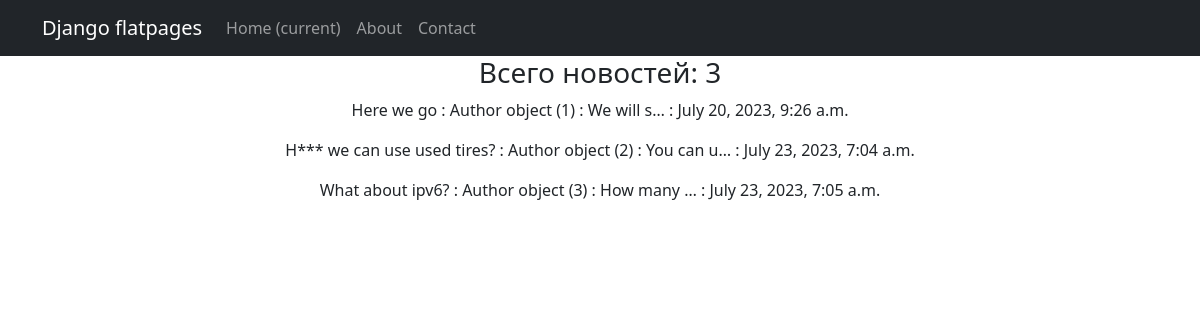
The page /news/ on the database as committed earlier.
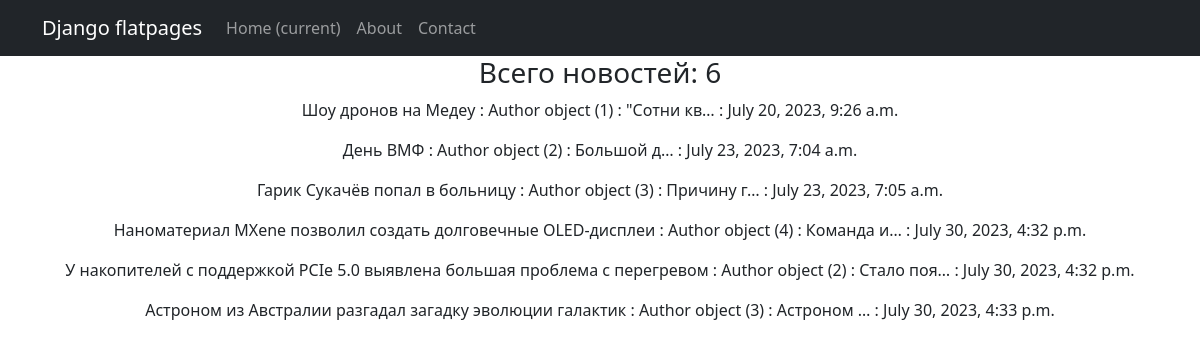
The same page on the database as committed later.
### news/models.py (models this page shows, shortened)
class Post(models.Model):
    author = models.ForeignKey(Author, on_delete=models.CASCADE)
    NEWS= 'NW'
    ARTICLE= 'AR'
    CATEGORY_CHOICES = (
        (NEWS, 'Новость'),
        (ARTICLE, 'Статья'),
    )
    categoryType = models.CharField(max_length= 2, choices=CATEGORY_CHOICES, default=NEWS)
    dateCreation = models.DateTimeField(auto_now_add=True)
    postCategory = models.ManyToManyField(Category, through='PostCategory')
    title = models.CharField(max_length=128)
    text =  models.TextField()
    rating = models.SmallIntegerField(default=0)

class Author(models.Model):
    authorUser = models.OneToOneField(User, on_delete=models.CASCADE)
    ratingAuthor = models.SmallIntegerField(default=0)

### news/views.py (the view)
class PostList(ListView):
    model= Post
    ordering= 'dateCreation'
    template_name = 'flatpages/post.html'
    context_object_name= 'posts'
    paginate_by = 6
    def get_queryset(self):
       queryset = super().get_queryset()
       self.filterset = PostFilter(self.request.GET, queryset)
       return self.filterset.qs
    def get_context_data(self, **kwargs):
        context = super().get_context_data()
        context['filterset'] = self.filterset
        context['time_now'] = datetime.utcnow()
        return context

### news/templatetags/custom_filters.py (called while the page is built)
@register.filter()
def censor(sentence):
    text = sentence.split()
    for i, word in enumerate(text):
        if word in blacklist:
            text[i] = word[0] + '***'
    return ' '.join(text)

### templates/flatpages/post.html (shortened to what this page needs)
{% extends 'flatpages/default.html' %}
{% load custom_filters %}!
{% block content %}
<h3>Всего новостей: {{ posts|length }}</h3>
        {% for post in posts %}
        <p>{{post.title|censor }} : {{post.author}} : {{post.text| truncatechars:10}} : {{post.dateCreation}} </p>
        {% endfor %}
{% endblock content %}

### templates/flatpages/default.html (shortened to what this page needs)
<!DOCTYPE html>
<html lang="en">
    <head>
        {% load static %}
        <link href="{% static 'css/styles.css' %}" rel="stylesheet" />
    </head>
    <body>
        <nav class="navbar navbar-expand-lg navbar-dark bg-dark static-top">
            <div class="container">
                <a class="navbar-brand" href="#">Django flatpages</a>
                <div class="collapse navbar-collapse" id="navbarResponsive">
                    <ul class="navbar-nav ml-auto">
                        <li class="nav-item active">
                            <a class="nav-link" href="#">Home
                                <span class="sr-only">(current)</span>
                            </a>
                        </li>
                        <li class="nav-item">
                            <a class="nav-link" href="/about/">About</a>
                        </li>
                        <li class="nav-item">
                            <a class="nav-link" href="/contacts/">Contact</a>
                        </li>
                    </ul>
                </div>
            </div>
         </nav>
        <div class="container">
            <div class="row">
                <div class="col-lg-12 text-center">
                    {% block content %}{% endblock content %}
                </div>
            </div>
         </div>
    </body>
</html>

Rows that differ between the two databases and show on the page:
changed Post "Author object (1)": title|censor "Here we go" → "Шоу дронов на Медеу"; text "We will s…" → "\"Сотни кв…"
changed Post: title|censor "H*** we can use used tires?" → "День ВМФ"; text "You can u…" → "Большой д…"
changed Post: title|censor "What about ipv6?" → "Гарик Сукачёв попал в больницу"; text "How many …" → "Причину г…"
added Post: title|censor "Наноматериал MXene позволил создать долговечные OLED-дисплеи", author "Author object (4)", text "Команда и…", dateCreation "July 30, 2023, 4:32 p.m."
added Post: title|censor "У накопителей с поддержкой PCIe 5.0 выявлена большая проблема с перегревом", author "Author object (2)", text "Стало поя…", dateCreation "July 30, 2023, 4:32 p.m."
added Post: title|censor "Астроном из Австралии разгадал загадку эволюции галактик", author "Author object (3)", text "Астроном …", dateCreation "July 30, 2023, 4:33 p.m."
Other text that changed with them:
{{ posts|length }}: "3" → "6"
